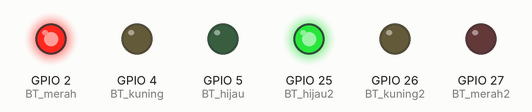
A sketch run on a simulated ESP32. Shown: output pins drawn as LEDs (lit = HIGH).

Above: at 1.5 s.
At 4.0 s:
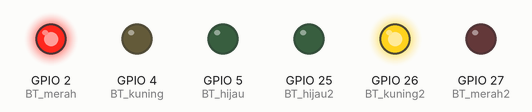
At 6.5 s:
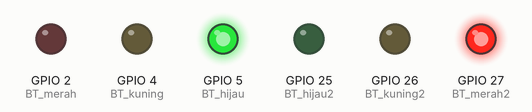
At 8.5 s:
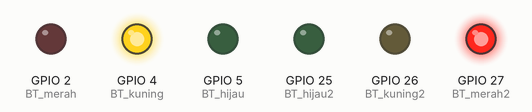
Timing chart, 0 to 11.7 s (numbered marks = the images above):
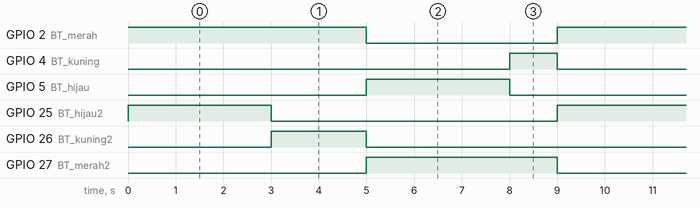

The sketch:

Blink_custom.ino
```cpp
/*
  Blink
  Turns an LED on for one second, then off for one second, repeatedly.
  http://www.arduino.cc/en/Tutorial/Blink
*/

#define BT_merah 2
#define BT_kuning 4
#define BT_hijau 5

#define BT_merah2 27
#define BT_kuning2 26
#define BT_hijau2 25

#define delayHijau 3000
#define delayHijau2 7000

// the setup function runs once when you press reset or power the board
void setup() {
  // initialize digital pin LED_BUILTIN as an output.
  pinMode(BT_merah, OUTPUT);
  pinMode(BT_kuning, OUTPUT);
  pinMode(BT_hijau, OUTPUT);

  pinMode(BT_merah2, OUTPUT);
  pinMode(BT_kuning2, OUTPUT);
  pinMode(BT_hijau2, OUTPUT);
}

// the loop function runs over and over again forever
void loop() {
  //delay(200);
  digitalWrite(BT_merah, HIGH);
  digitalWrite(BT_hijau2, HIGH);
  delay(delayHijau);
  digitalWrite(BT_hijau2, LOW);
  digitalWrite(BT_kuning2, HIGH);
  delay(1000);
  digitalWrite(BT_hijau2, LOW);
  digitalWrite(BT_kuning2, HIGH);
  delay(1000);
  digitalWrite(BT_merah, LOW);
  digitalWrite(BT_kuning2, LOW);
  digitalWrite(BT_hijau, HIGH);
  digitalWrite(BT_merah2, HIGH);
  delay(delayHijau);
  digitalWrite(BT_hijau, LOW);
  digitalWrite(BT_kuning, HIGH);
  delay(1000);
  digitalWrite(BT_kuning, LOW);
  digitalWrite(BT_merah2, LOW);


}
```

Measured:
- by itself, GPIO 2 (BT_merah): alternates HIGH for 5.0 s and LOW for 4.0 s
- by itself, GPIO 4 (BT_kuning): alternates HIGH for 1.0 s and LOW for 8.0 s
- by itself, GPIO 5 (BT_hijau), GPIO 25 (BT_hijau2): alternates HIGH for 3.0 s and LOW for 6.0 s
- by itself, GPIO 26 (BT_kuning2): alternates HIGH for 2.0 s and LOW for 7.0 s
- by itself, GPIO 27 (BT_merah2): alternates HIGH for 4.0 s and LOW for 5.0 s
